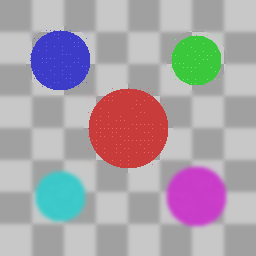
#> input picture 460/test_data/focus_foreground.png, 256 x 256 px
$ python -i wavelet_fusion.py   (imports and definitions only)
#> lines starting #> are read from the running program, lines starting #| are printed output that depends on the picture
import pywt
import numpy as np
import cv2


class WaveletFusion:
    def __init__(self, wavelet="db2", level="auto", fusion_rule="max"):
        self.wavelet = wavelet
        self._level = level
        self.fusion_rule = fusion_rule
        self.level = level if isinstance(level, int) else 3

    # [102 lines left out: functions auto_level, _fuse_coefficients, _fuse_max, _fuse_mean, _fuse_weighted, _fuse_energy and 3 more, not called in this run]

    def fuse(self, images, reliable_masks=None):
        if not images:
            raise ValueError("No images provided")
        ref = images[0]
        h, w = ref.shape[:2]
        resized = []
        for img in images:
            if img.shape[:2] != (h, w):
                img = cv2.resize(img, (w, h))
            resized.append(img)

        if self._level == "auto":
            self.level = self.auto_level(ref.shape)
        else:
            self.level = self._level

        all_channels = [self._decompose(img) for img in resized]
        num_channels = len(all_channels[0])
        fused_channels = []

        masks_processed = None
        if reliable_masks is not None:
            masks_processed = []
            for rm in reliable_masks:
                if rm is None:
                    masks_processed.append(None)
                    continue
                if rm.shape[:2] != (h, w):
                    rm = cv2.resize(rm, (w, h))
                if len(rm.shape) == 3:
                    rm = cv2.cvtColor(rm, cv2.COLOR_BGR2GRAY)
                rm = rm.astype(np.float64) if rm.dtype != np.float64 else rm
                masks_processed.append(rm)

        for ch_idx in range(num_channels):
            channel_coeffs_list = [all_channels[img_idx][ch_idx] for img_idx in range(len(resized))]
            approx_list = [c[0] for c in channel_coeffs_list]
            if masks_processed is not None and masks_processed[0] is not None:
                approx_weights = [self._downsample_mask(m, approx_list[0].shape) for m in masks_processed]
                total_w = sum(approx_weights) + 1e-10
                fused_approx = sum(a * w for a, w in zip(approx_list, approx_weights)) / total_w
            else:
                fused_approx = np.mean(approx_list, axis=0)
            fused_detail_coeffs = [fused_approx]

            for level_idx in range(1, len(channel_coeffs_list[0])):
                detail_coeffs_per_image = [c[level_idx] for c in channel_coeffs_list]
                lh_list = [d[0] for d in detail_coeffs_per_image]
                hl_list = [d[1] for d in detail_coeffs_per_image]
                hh_list = [d[2] for d in detail_coeffs_per_image]

                detail_masks = None
                if masks_processed is not None:
                    detail_masks = [self._downsample_mask(m, lh_list[0].shape) for m in masks_processed]

                fused_lh = self._fuse_coefficients(lh_list, self.fusion_rule, detail_masks)
                fused_hl = self._fuse_coefficients(hl_list, self.fusion_rule, detail_masks)
                fused_hh = self._fuse_coefficients(hh_list, self.fusion_rule, detail_masks)
                fused_detail_coeffs.append((fused_lh, fused_hl, fused_hh))

            fused_channels.append(fused_detail_coeffs)

        result = self._reconstruct(fused_channels)
        result = np.clip(result, 0, 255).astype(np.uint8)
        if result.shape[:2] != (h, w):
            result = cv2.resize(result, (w, h))
        return result

    def get_available_wavelets(self):
        return pywt.wavelist()

    def get_available_rules(self):
        return ["max", "mean", "energy", "weighted"]

>>> import cv2
>>> picture = cv2.imread('../test_data/focus_foreground.png', cv2.IMREAD_GRAYSCALE)
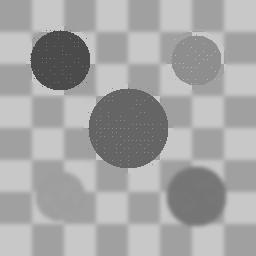
#> picture: shape (256, 256); min 75, max 200, mean 165
>>> result = WaveletFusion().fuse(picture)
#> (the run stopped early here; a loop or call above may not have finished)
